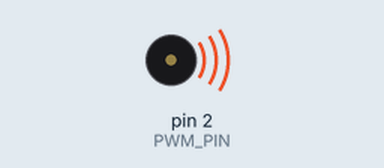
Recording of a sketch running on a simulated Arduino Uno, built with avr-gcc and run on an emulated ATmega328P. Parts: buzzer (waves = sounding).

Above: at 0.5 s.
Timing chart, 0 to 10.4 s (numbered marks = the images above):
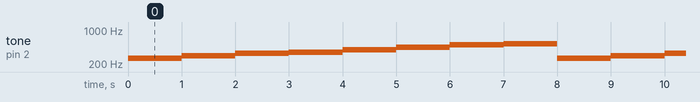

The sketch:

speaker.ino
```cpp
// Week9 - PWM으로 음계 출력하기
#define PWM_PIN 2  // 2번 핀에 스피커 연결

#define NOTE_C4  262
#define NOTE_D4  294
#define NOTE_E4  330
#define NOTE_F4  349
#define NOTE_G4  392
#define NOTE_A4  440
#define NOTE_B4  494
#define NOTE_C5  523

void setup() {
    pinMode(PWM_PIN, OUTPUT);  // PWM 핀을 출력 모드로 설정
}

void loop() {
    tone(PWM_PIN, NOTE_C4);
    delay(1000);
    tone(PWM_PIN, NOTE_D4);
    delay(1000);
    tone(PWM_PIN, NOTE_E4);
    delay(1000);
    tone(PWM_PIN, NOTE_F4);
    delay(1000);
    tone(PWM_PIN, NOTE_G4);
    delay(1000);
    tone(PWM_PIN, NOTE_A4);
    delay(1000);
    tone(PWM_PIN, NOTE_B4);
    delay(1000);
    tone(PWM_PIN, NOTE_C5);
    delay(1000);
}
```

Measured:
- by itself, tone on pin 2 (PWM_PIN): repeats every 8.0 s: 294 Hz 1.0 s, 330 Hz 1.0 s, 349 Hz 1.0 s, 392 Hz 1.0 s, 440 Hz 1.0 s, 494 Hz 1.0 s, 523 Hz 1.0 s, 262 Hz 1.0 s
